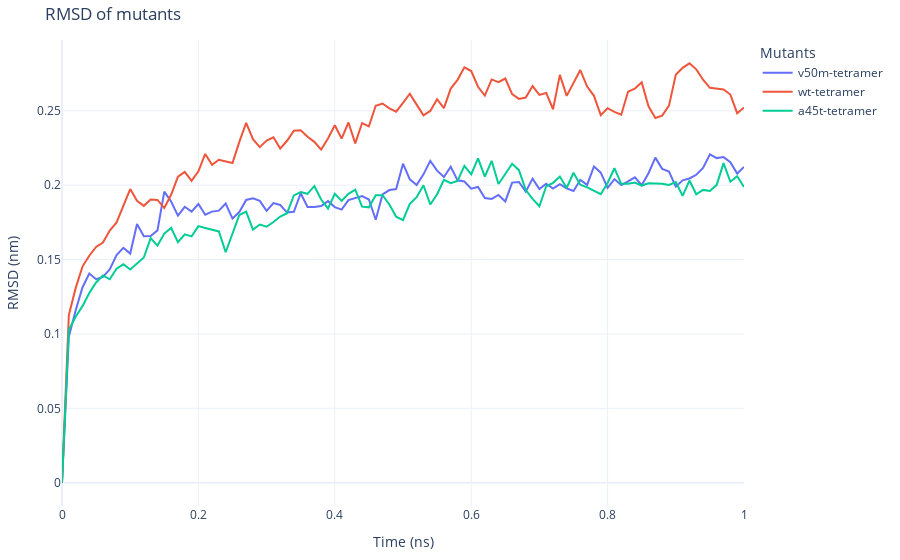

The notebook cell this image was saved under:
### Code cell
plot_compare(rmsds, plotname, mode = "rmsd")
